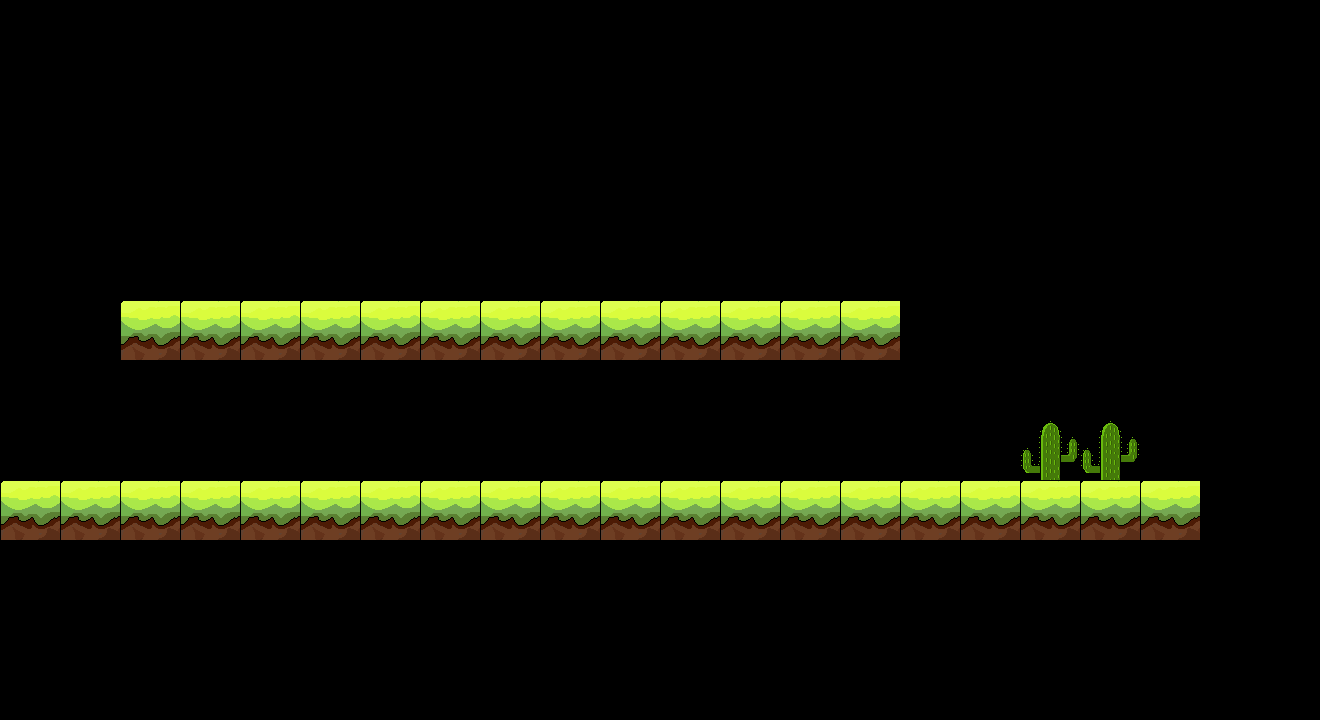

This game map was drawn from its Tiled (.tmx) file and the tilesets committed beside it. A one-line description and the trimmed map source follow:
An orthogonal 22x12 tile map with 60x60 px tiles, 3 tile layers (road1, road2, stuck1), 8 tilesets.

<map version="1.0" orientation="orthogonal" width="22" height="12" tilewidth="60" tileheight="60">
 <tileset firstgid="1" name="1" tilewidth="60" tileheight="60">
  <image source="mszy/road1.png" width="89" height="81" />
 </tileset>
 <tileset firstgid="2" name="stuck1" tilewidth="60" tileheight="120">
  <image source="mszy/stuck1.png" width="89" height="143" />
 </tileset>
 <tileset firstgid="3" name="icon_diamond" tilewidth="39" tileheight="30">
  <image source="mszy/icon_diamond.png" width="39" height="30" />
 </tileset>
 <tileset firstgid="4" name="下" tilewidth="60" tileheight="60">
  <image source="mszy/road1.png" width="89" height="81" />
 </tileset>
 <tileset firstgid="5" name="障碍下" tilewidth="60" tileheight="120">
  <image source="mszy/stuck2.png" width="89" height="143" />
 </tileset>
 <tileset firstgid="6" name="障碍右" tilewidth="120" tileheight="60">
  <image source="mszy/stuck4.png" width="143" height="89" />
 </tileset>
 <tileset firstgid="7" name="障碍左" tilewidth="120" tileheight="60">
  <image source="mszy/stuck3.png" width="143" height="89" />
 </tileset>
 <tileset firstgid="8" name="icon_zhangaiwu" tilewidth="60" tileheight="60">
  <image source="mszy/icon_zhangaiwu.png" width="60" height="63" />
 </tileset>
 <layer name="road1" width="22" height="12">
  <data>[264 cells, 20 non-empty, 1 distinct tile ids]</data>
 </layer>
 <layer name="road2" width="22" height="12">
  <data>[264 cells, 13 non-empty, 1 distinct tile ids]</data>
 </layer>
 <layer name="stuck1" width="22" height="12">
  <data>[264 cells, 2 non-empty, 1 distinct tile ids]</data>
 </layer>
</map>
